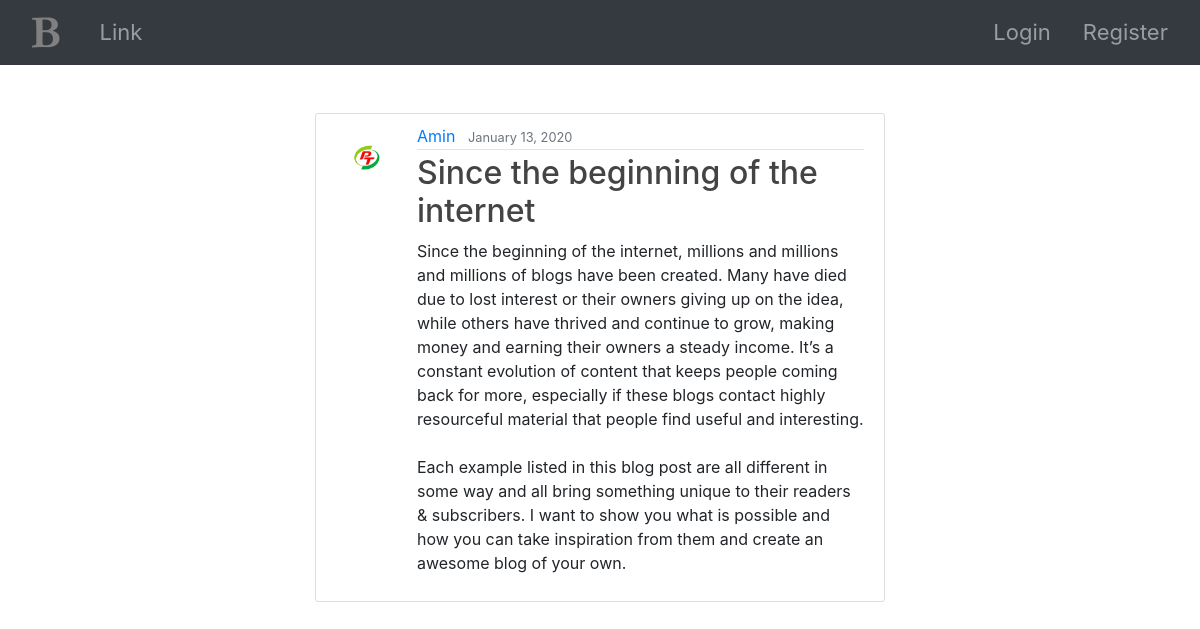
The app's page /post/1/ with its own data.
### bdBlog/models.py (models this page shows, shortened)
class Post(models.Model):
    title = models.CharField(max_length=222)
    context = models.TextField()
    data_field = models.DateTimeField(auto_now_add=True)
    author = models.ForeignKey(User,on_delete=models.CASCADE)

### users/models.py (models this page shows, shortened)
class Profile(models.Model):
    user = models.OneToOneField(User, on_delete=models.CASCADE)
    image = models.ImageField(default='default.png', upload_to='profile_pics')

### bdBlog/views.py (the view)
# urls.py: path('post/<int:pk>/', views.PostDetailView.as_view(),name = 'detail'),
class PostDetailView(DetailView):
    model = Post
    template_name = 'home/detail.html'

### templates/home/detail.html (shortened to what this page needs)
{% extends 'base.html' %}
{% block details %}
    <article class="media content-section">
        <img class="rounded-circle article-img" src="{{ object.author.profile.image.url }}">
        <div class="media-body">
            <div class="article-metadata">
                <a class="mr-2" href="#">{{ object.author }}</a>
                <small class="text-muted">{{ object.data_field|date:"F d, Y" }}</small>
            </div>
            <h2 class="article-title">{{ object.title }}</h2>
            <p class="article-content">{{ object.context }}</p>
        </div>
    </article>
{% endblock %}

### static/css/style.css (style rules this page uses)
* { margin: 0; padding: 0; }
body { background: #fafafa; color: #333333; margin-top: 5rem; }
h1, h2, h3, h4, h5, h6 { color: #444444; }
.content-section { background: #ffffff; padding: 10px 20px; border: 1px solid #dddddd; border-radius: 3px; margin-bottom: 20px; }
.article-title { color: #444444; }
.article-content { white-space: pre-line; }
.article-img { height: 65px; width: 65px; margin-right: 16px; }
.article-metadata { padding-bottom: 1px; margin-bottom: 4px; border-bottom: 1px solid #e3e3e3 }

### records on screen
Post: author.profile.image (picture), author "Amin", data_field "January 13, 2020", title "Since the beginning of the internet", context "Since the beginning of the internet, millions and millions and millions of blogs have been created. Many have died due to lost interest or their owners giving up on the idea, while others have thrived and continue to grow, making money and earning their owners a steady income. It’s a constant evolution of content that keeps people coming back for more, especially if these blogs contact highly resourceful material that people find useful and interesting. Each example listed in this blog post are all different in some way and all bring something unique to their readers & subscribers. I want to show you what is possible and how you can take inspiration from them and create an awesome blog of…"
